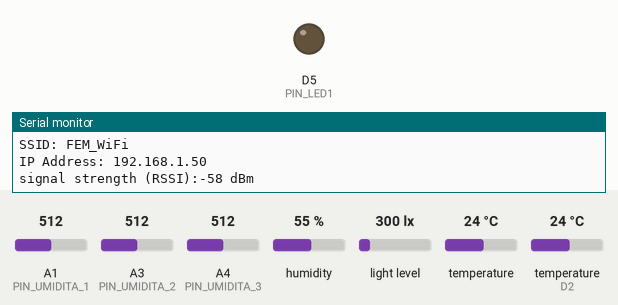
Recording of a sketch running on a simulated Arduino MKR. Shown: output pins drawn as LEDs (lit = HIGH), the last lines printed to the serial monitor. Inputs (shaded band) come from the test bench; at power-on: A1 (PIN_UMIDITA_1) = 512, A3 (PIN_UMIDITA_2) = 512, A4 (PIN_UMIDITA_3) = 512, humidity 55 %, light level 300 lx, temperature 24 °C, temperature (sensor on D2) 24 °C. WiFi joins after 1.5 s; servers stay silent unless stated; pins used as bus, display or sensor lines are not drawn.

Above: at 15.5 s.
At 54.12 s:
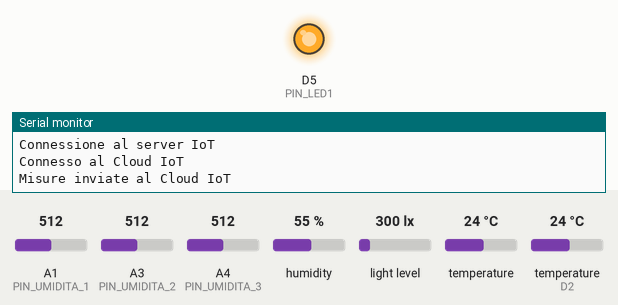
Timing chart, 0 to 59.8 s (numbered marks = the images above):
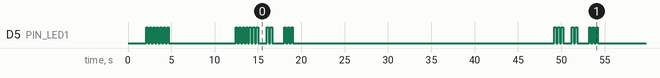

The sketch:

CyberSaladPiante.ino
```cpp
/*
  CyberSalad Kit - Monitoraggio Piante idroponico
  Future Education Modena 2022

  Monitora:
  - Umidità/Temperatura (Shield MKR Env)
  - Illuminazione (Shield MKR Env)
  - Indice UV (Shield MKR Env)
  - Umidità del terreno (Sensori Umidità capacitivi Grove)
  - Temperatura dell'Acqua  (DS18B20 + connetore Grove)
*/

///// NON SPOSTARE QUESTE DEFINIZIONI  /////
//*******************************************
#define SECRET_SSID "FEM_WiFi"
#define SECRET_PASS "wifipassword"
#define CHIAVE_CLOUD "FEMCyberSalad_piante1"

char dboard_server[] = "iot.fem.digital"; // Indirizzo IP/Internet del Dashboard Server
int dboard_port = 80;                         // Porta IP del server

//Variabili
float temp_aria = 0;
float umid_aria = 0;
float luminosita = 0;
int umid_terreno1 = 0;
int umid_terreno2 = 0;
int umid_terreno3 = 0;
float indiceUV = 0;
float temp_acqua = 0;

//Collegare una resistenza da 1K o la scheda led Grove
#define PIN_LED1 5
//Collegare RESET a questo pin con un jumper
#define PIN_RESET 4

//Collegamento alla funzione del led
void accendi_LED_per(byte volte);

//Collegamento alla piattaforma GL-Blocks
#include "GL-Blocks-WiFi.h"
#include "GL-Blocks-Dashboard-CP.h"
//*******************************************
///// NON SPOSTARE QUESTE DEFINIZIONI  /////

#include <Wire.h>

//Libreria ENV Shield di Arduino
//Installare da "Gestione Librerie"
#include <Arduino_MKRENV.h>

#include <OneWire.h>
#include <DallasTemperature.h>

// DS12B20 data plugged into pin 2 on the Arduino
#define PIN_DS18B20 2
OneWire oneWire(PIN_DS18B20);
DallasTemperature temp_sens(&oneWire);

// Pin analogici di umidità terreno
#define PIN_UMIDITA_1 A1
#define PIN_UMIDITA_2 A3
#define PIN_UMIDITA_3 A4

/**
 * Preparazione di Arduino: setup()
 * Eseguito una sola volta.
 */
void setup() {

  //Configura il pin per il reset
  digitalWrite(PIN_RESET, HIGH);
  delay(100);
  pinMode(PIN_RESET, OUTPUT);

  pinMode(PIN_UMIDITA_1, INPUT);
  pinMode(PIN_UMIDITA_2, INPUT);
  pinMode(PIN_UMIDITA_3, INPUT);

  //Attiva il Serial Monitor
  Serial.begin(9600);
  delay(2000); //Attesa setup della seriale
  Serial.println("FEM - Cyber Salad Kit - Piante");

  pinMode(PIN_LED1, OUTPUT);
  digitalWrite(PIN_LED1, LOW);

  accendi_LED_per(1); //Lampeggia 1 volta

  Wire.begin(); //Inzializza I2C per l'ENV shield
  accendi_LED_per(2); //Lampeggia 2 volte

  ///// ATTIVAZIONE DEI SENSORI /////

  //Si connette L'ENV Shield
  if (!ENV.begin()) {
    Serial.println("Errore durante l'avvio del MKR Shield");
    while (1);
  }

  //Start up del DS18B20
  temp_sens.begin();

  accendi_LED_per(3); //Lampeggia 3 volte

  // Connessione al WiFi: vedi il file GL-Blocks-WiFi.h
  Connetti_WIFI();

  accendi_LED_per(4); //Lampeggia 4 volte: PRONTI

}

/**
 * Arduino ciclo infinito
 */
void loop() {

  accendi_LED_per(3);

  //Temperatura dall'ENV Shield
  temp_aria = ENV.readTemperature();

  //Umidità aria dall'ENV Shield
  umid_aria = ENV.readHumidity();

  //Illuminazione dall'ENV Shield
  luminosita = ENV.readIlluminance();

  //IndiceUV dall'ENV Shield
  indiceUV = ENV.readUVIndex();

  //Lettura del DS18B20: temperatura acqua serbatoio
  temp_sens.requestTemperatures();
  temp_acqua = temp_sens.getTempCByIndex(0);

  //Lettura dei tre sensori di umidità terreno
  umid_terreno1 = leggi_sens_umidita(PIN_UMIDITA_1);
  umid_terreno2 = leggi_sens_umidita(PIN_UMIDITA_2);
  umid_terreno3 = leggi_sens_umidita(PIN_UMIDITA_3);

  accendi_LED_per(2);

  Mostra_Valori_Serial_Monitor();

  Connetti_WIFI();
  delay(1000);

  Trasmetti_Dati_Cloud();
  delay(30000);
}

/**
 * Procedura di lettura umidità terreno
 */
int leggi_sens_umidita(int pin)
{
  delay(10); //Breve ritardo per letture analogiche consecutive
  long va = analogRead(pin);
  int umid = (int)map(va, 520, 760, 100, 0); //Tarato sui sensori capacitivi Grove
  umid = constrain(umid, 0, 100);
  return umid;
}

/**
 * Lampeggia il LED sul pin PIN_LED1 per un numero di volte
 */
void accendi_LED_per(byte volte)
{
  for (byte i=0; i<volte; i++) {
    digitalWrite(PIN_LED1, HIGH);
    delay(200);
    digitalWrite(PIN_LED1, LOW);
    delay(200);
  }
}

/**
 * Scrive i valori dei sensori sul serial Monitor (Serial)
 */
void Mostra_Valori_Serial_Monitor()
{
  Serial.println();
  Serial.print("Temp. aria = ");
  Serial.print(temp_aria);
  Serial.println(" °C");

  Serial.print("Umid. aria = ");
  Serial.print(umid_aria);
  Serial.println(" %");

  Serial.print("Luminosità = ");
  Serial.print(luminosita);
  Serial.println(" lux");

  Serial.print("Indice UV = ");
  Serial.print(indiceUV);
  Serial.println();

  Serial.print("Umid. terr. s.1 = ");
  Serial.print(umid_terreno1);
  Serial.println(" %");

  Serial.print("Umid. terr. s.2 = ");
  Serial.print(umid_terreno2);
  Serial.println(" %");

  Serial.print("Umid. terr. s.3 = ");
  Serial.print(umid_terreno3);
  Serial.println(" %");

  Serial.print("Temp. acqua = ");
  Serial.print(temp_acqua);
  Serial.println(" °C");
}
```

GL-Blocks-Dashboard-CP.h
```cpp
/****
 * GL Blocks
 * Piattaforma per la programmazione a blocchi
 * Green Lab - Future Education Modena 2020-2021
 */

unsigned long lastConnectionTime = 0;   // tempo dell'ultima connessione al server
#define POSTING_INTERVAL 30000L         // Intervallo tra gli aggiornamenti dashboard in milliseconds

//Libreria JSON
#include <ArduinoJson.h>
//vedi https://arduinojson.org/v5/assistant/
const size_t json_capacity = JSON_OBJECT_SIZE(8) + 260;
StaticJsonDocument<json_capacity> doc;

/*************************************
 Funzioni dei BLOCCHI
 *************************************/
/**
 * Invia i dati con interfaccia HTTP
 */
void Trasmetti_Dati_Cloud()
{

/**
 * https://thingsboard.io/docs/reference/http-api/
 *
 * POST http://localhost:8080/api/v1/$ACCESS_TOKEN/telemetry --header "Content-Type:application/json"
 *
 * JSON:
{
  "temp_aria": <temp>,
  "umid_aria": <hum>,
  "luminosita": <val_lux>,
  "indiceUV": <val_UVidx>
  "umid_terreno1": <hum_terr_1>,
  "umid_terreno2": <hum_terr_2>,
  "umid_terreno3": <hum_terr_3>,
  "temp_acqua": <temp_acqua>
}
 */

  // Carica le misure nel documento JSON
  doc["temp_aria"] = temp_aria;
  doc["umid_aria"] = umid_aria;
  doc["luminosita"] = luminosita;
  doc["indiceUV"] = indiceUV;
  doc["umid_terreno1"] = umid_terreno1;
  doc["umid_terreno2"] = umid_terreno2;
  doc["umid_terreno3"] = umid_terreno3;
  doc["temp_acqua"] = temp_acqua;

  // Close any connection before send a new request.
  // This will free the socket on the Nina module
  client.stop();

  Serial.println("\nConnessione al server IoT");
  if (client.connect(dboard_server, dboard_port))
  {
    Serial.println("Connesso al Cloud IoT");
    // Make a HTTP request:
    client.println("POST /api/v1/" CHIAVE_CLOUD "/telemetry HTTP/1.1");
    String host_string = String("Host: ") + String(dboard_server);
    client.println(host_string);
    client.println("Connection: close");
    client.print("Content-Length: ");
    client.println(measureJson(doc));
    client.println("Content-Type: application/json");
    // Terminate headers with a blank line
    client.println();
    // Send JSON document in body
    serializeJson(doc, client);

    // note the time that the connection was made:
    lastConnectionTime = millis();

    Serial.println("Misure inviate al Cloud IoT");
    accendi_LED_per(3);

  } else {

    // if you couldn't make a connection:
    Serial.println("Connessione al Cloud IoT non riuscita.");
    accendi_LED_per(4);
  }

}
```

GL-Blocks-WiFi.h
```cpp
/****
 * GL Blocks
 * Piattaforma per la programmazione a blocchi
 * Green Lab - Future Education Modena 2020-2021
 *
 * Supporto WiFi
 */

#include <WiFiNINA.h>
WiFiClient client;
char ssid[] = SECRET_SSID; // SSID (name)
char pass[] = SECRET_PASS; // WIFI pwd

#define MAX_TENTATIVI_WIFI 10

/*************************************
 Funzioni dei BLOCCHI WiFi
 *************************************/

/**
 * Stampa lo stato della WiFi
 */
void printWifiStatus() {
  // print the SSID of the network you're attached to:
  Serial.print("SSID: ");
  Serial.println(WiFi.SSID());

  // print your board's IP address:
  IPAddress ip = WiFi.localIP();
  Serial.print("IP Address: ");
  Serial.println(ip);

  // print the received signal strength:
  long rssi = WiFi.RSSI();
  Serial.print("signal strength (RSSI):");
  Serial.print(rssi);
  Serial.println(" dBm");
}

/**
 * Legge e riporta lo stato della connessione WiFi
 */
 int report_wifi_status(void)
 {
   /*
        WIFI STATUS:

        WL_NO_SHIELD = 255,
        WL_NO_MODULE = WL_NO_SHIELD,
        WL_IDLE_STATUS = 0,
        WL_NO_SSID_AVAIL = 1,
        WL_SCAN_COMPLETED = 2,
        WL_CONNECTED = 3,
        WL_CONNECT_FAILED = 4,
        WL_CONNECTION_LOST = 5,
        WL_DISCONNECTED = 6,
        WL_AP_LISTENING = 7,
        WL_AP_CONNECTED = 8,
        WL_AP_FAILED = 9
   */
  int wifi_status = WiFi.status();
  Serial.print("Stato WiFi:");
  switch (wifi_status)
  {
  case 1:
    Serial.println("SSID della rete non valido");
  break;
  case 2:
    Serial.println("Scan compeltato");
  break;
  case 3:
    Serial.println("Connessa");
  break;
  case 4:
    Serial.println("Connessione fallita");
  break;
  case 5:
    Serial.println("Connessione persa");
  break;
  case 6:
    Serial.println("Disconessa");
  break;
  }
  return wifi_status;

 }


/**
 * Si connette alla WiFi configurata
 */
void Connetti_WIFI(void)
{
  int wifi_status = report_wifi_status();
  // if connected, exit
  if (wifi_status == WL_CONNECTED) return;

  // Se il WiFi Module non risponde, reset di Arduino
  if (wifi_status == WL_NO_MODULE) {
    Serial.println("Comunicazione con il modulo WiFi fallita.");
    digitalWrite(PIN_LED1, HIGH);
    delay(3000); //LED Fisso per 3 secondi
    //Resetta la scheda se PIN_RESET è cablato al RESET di MKR
    digitalWrite(PIN_RESET, LOW);
  }

  // Tentativo di connessione al WiFi
  int tentativo = 0;
  while (wifi_status != WL_CONNECTED) {
    accendi_LED_per(1);
    Serial.print("Provo a connettermi alla WiFi SSID: ");
    Serial.println(ssid);
    // Connect to WPA/WPA2 network. Change this line if using open or WEP network:
    wifi_status = WiFi.begin(ssid, pass);
    report_wifi_status();
    // wait 5 seconds for connection:
    delay(4000);
    // max 5 tentativi, poi reset di Arduino
    if (++tentativo == MAX_TENTATIVI_WIFI) {
      Serial.println("Massimo numero di tentativi raggiunto.");
      digitalWrite(PIN_LED1, HIGH);
      delay(3000); //LED Fisso per 3 secondi
      //Resetta la scheda se PIN_RESET è cablato al RESET di MKR
      digitalWrite(PIN_RESET, LOW);
    }
  }

  Serial.println("Connesso alla WiFi!");
  delay(2000);
  printWifiStatus();

}
```

Measured:
- by itself, D5 (PIN_LED1): HIGH → LOW at 2.3 s, → HIGH 0.20 s later, → LOW 0.20 s later, → HIGH 0.20 s later, … (85 changes in this stretch)
- by itself, everything shown: repeats every 35.2 s, in 16 steps
